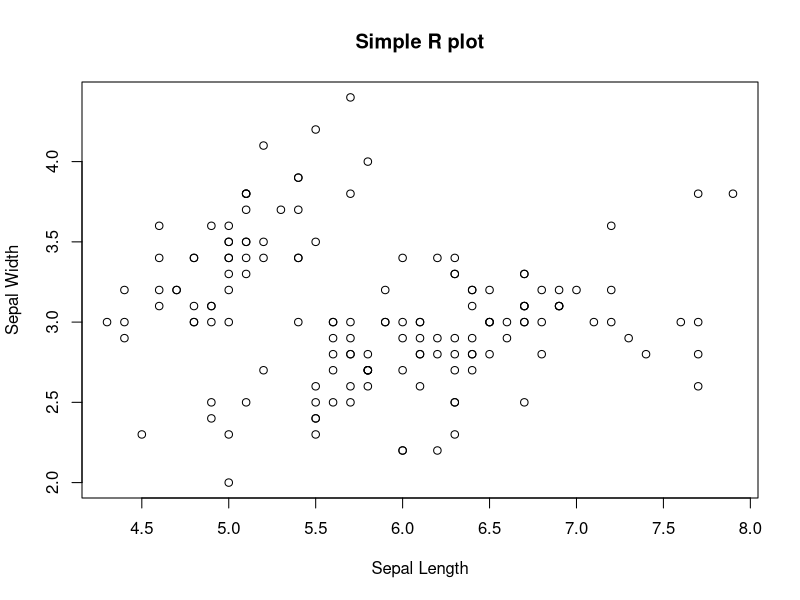

This figure's R source:
## ---- chunk 1

#Comments and code work just like normal R.

#code to make and add two vectors
x <- c(1,2,3)
w <- c(4,5,6)
v <- x + w

#To learn more about the iris dataset, 
#place your curser on the code line below and hit 
#the Control then Enter keys together
?iris

## ---- chunk 2

#Demonstrate plotting with the iris package.

#Notice the use of the the $ operator, 
#which allows you to select columns within a dataframe. 

plot(iris$Sepal.Length, iris$Sepal.Width, main="Simple R plot",
     xlab="Sepal Length", ylab="Sepal Width")
## ---- chunk 3

## ---- chunk 4

